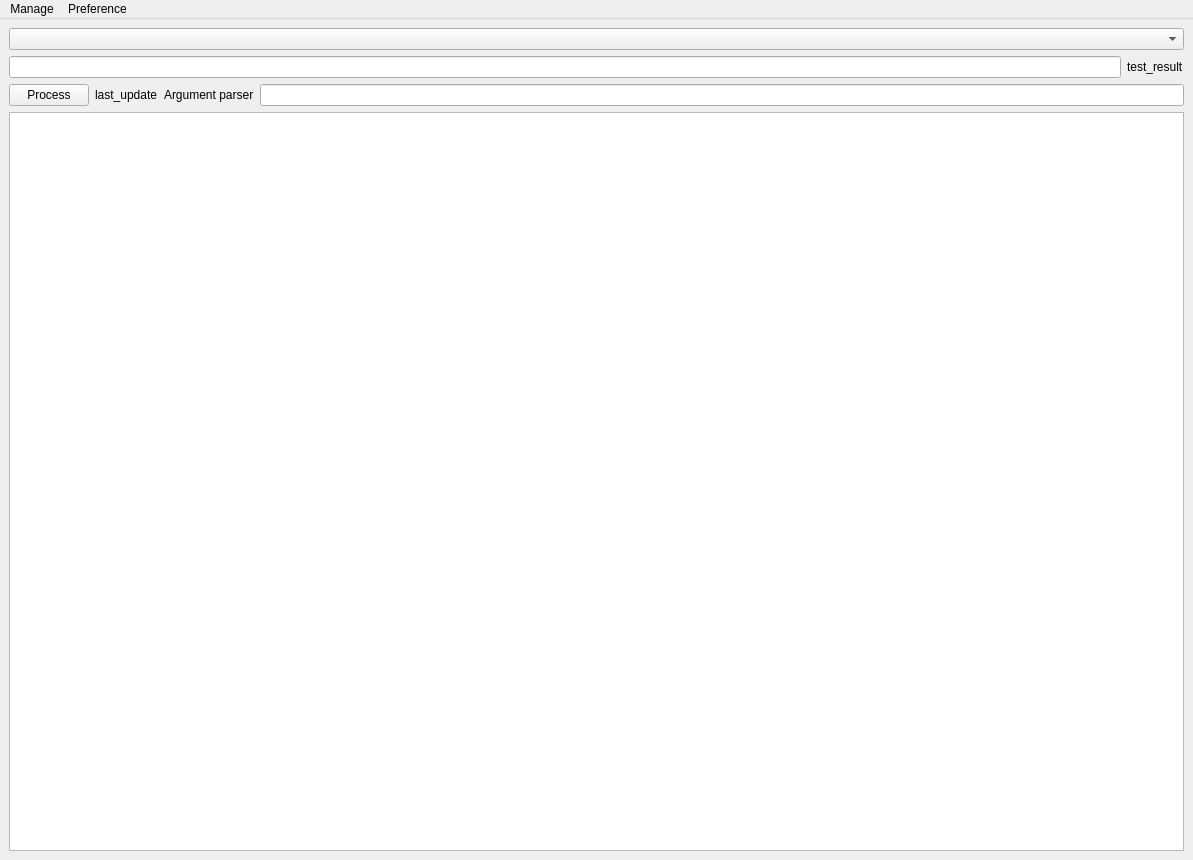
<?xml version="1.0" encoding="UTF-8"?>
<ui version="4.0">
 <class>MainWindow</class>
 <widget class="QMainWindow" name="MainWindow">
  <property name="geometry">
   <rect>
    <x>0</x>
    <y>0</y>
    <width>1193</width>
    <height>860</height>
   </rect>
  </property>
  <property name="acceptDrops">
   <bool>true</bool>
  </property>
  <property name="windowTitle">
   <string>CheckFrench</string>
  </property>
  <widget class="QWidget" name="centralwidget">
   <property name="styleSheet">
    <string notr="true"/>
   </property>
   <layout class="QGridLayout" name="gridLayout">
    <item row="0" column="0">
     <layout class="QVBoxLayout" name="verticalLayout">
      <item>
       <widget class="QComboBox" name="comboBox_project"/>
      </item>
      <item>
       <layout class="QHBoxLayout" name="horizontalLayout">
        <item>
         <widget class="QLineEdit" name="lineEdit_filepath"/>
        </item>
        <item>
         <widget class="QLabel" name="label_fileOpened">
          <property name="text">
           <string>test_result</string>
          </property>
         </widget>
        </item>
       </layout>
      </item>
      <item>
       <layout class="QHBoxLayout" name="horizontalLayout_4">
        <item>
         <layout class="QHBoxLayout" name="horizontalLayout_3">
          <item>
           <widget class="QPushButton" name="pushButton_process">
            <property name="text">
             <string>Process</string>
            </property>
           </widget>
          </item>
          <item>
           <widget class="QLabel" name="label_updateResult">
            <property name="text">
             <string>last_update</string>
            </property>
           </widget>
          </item>
         </layout>
        </item>
        <item>
         <layout class="QHBoxLayout" name="horizontalLayout_2">
          <item>
           <widget class="QLabel" name="label_argument">
            <property name="text">
             <string>Argument parser</string>
            </property>
           </widget>
          </item>
          <item>
           <widget class="QLineEdit" name="lineEdit_argument"/>
          </item>
         </layout>
        </item>
       </layout>
      </item>
      <item>
       <widget class="DataResultTableView" name="tableView_result">
        <property name="dragDropOverwriteMode">
         <bool>false</bool>
        </property>
        <property name="selectionMode">
         <enum>QAbstractItemView::SingleSelection</enum>
        </property>
        <property name="selectionBehavior">
         <enum>QAbstractItemView::SelectRows</enum>
        </property>
        <property name="horizontalScrollMode">
         <enum>QAbstractItemView::ScrollPerPixel</enum>
        </property>
        <attribute name="horizontalHeaderShowSortIndicator" stdset="0">
         <bool>true</bool>
        </attribute>
        <attribute name="horizontalHeaderStretchLastSection">
         <bool>true</bool>
        </attribute>
        <attribute name="verticalHeaderVisible">
         <bool>false</bool>
        </attribute>
       </widget>
      </item>
     </layout>
    </item>
   </layout>
  </widget>
  <widget class="QMenuBar" name="menuBar">
   <property name="geometry">
    <rect>
     <x>0</x>
     <y>0</y>
     <width>1193</width>
     <height>21</height>
    </rect>
   </property>
   <widget class="QMenu" name="menuManage">
    <property name="title">
     <string>Manage</string>
    </property>
    <addaction name="actionProjects"/>
   </widget>
   <widget class="QMenu" name="menuPreference">
    <property name="title">
     <string>Preference</string>
    </property>
   </widget>
   <addaction name="menuManage"/>
   <addaction name="menuPreference"/>
  </widget>
  <action name="actionOpen_Recent_Result">
   <property name="text">
    <string>Open Recent Result</string>
   </property>
  </action>
  <action name="actionOpen_Result">
   <property name="text">
    <string>Open Result</string>
   </property>
  </action>
  <action name="actionProjects">
   <property name="text">
    <string>Configure projects</string>
   </property>
  </action>
  <action name="actionParsers">
   <property name="text">
    <string>Parsers</string>
   </property>
  </action>
  <action name="actionResults">
   <property name="text">
    <string>Results</string>
   </property>
  </action>
  <action name="actionKeybinding">
   <property name="text">
    <string>Keybinding</string>
   </property>
  </action>
  <action name="actionTheme">
   <property name="text">
    <string>Theme</string>
   </property>
  </action>
  <action name="actionCheck_for_Update">
   <property name="text">
    <string>Check for Updates</string>
   </property>
  </action>
  <action name="actionExport_projects_configuration">
   <property name="text">
    <string>Export all projects configuration</string>
   </property>
  </action>
  <action name="actionImport_projects_configuration">
   <property name="text">
    <string>Import all projects configuration</string>
   </property>
  </action>
  <action name="actionLanguage">
   <property name="text">
    <string>Language</string>
   </property>
  </action>
 </widget>
 <customwidgets>
  <customwidget>
   <class>DataResultTableView</class>
   <extends>QTableView</extends>
   <header>checkfrench/ui/widgets/dataresult_tableview.h</header>
  </customwidget>
 </customwidgets>
 <tabstops>
  <tabstop>comboBox_project</tabstop>
  <tabstop>lineEdit_filepath</tabstop>
  <tabstop>lineEdit_argument</tabstop>
 </tabstops>
 <resources/>
 <connections/>
</ui>
